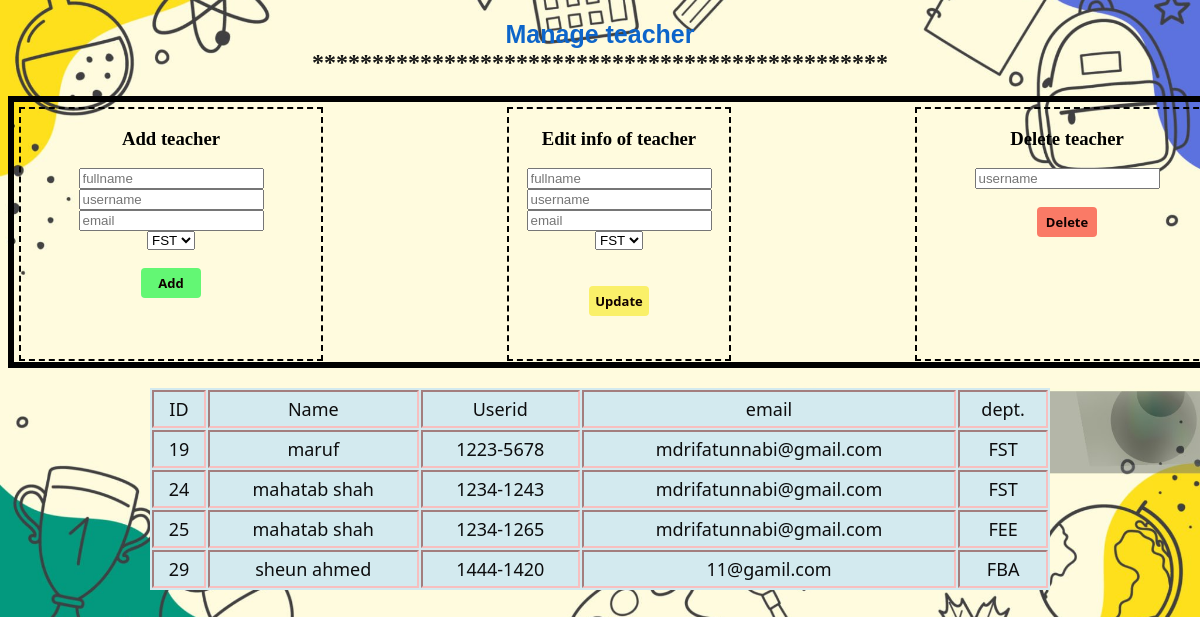
The app's page /admin/php/teacher.php, older data.
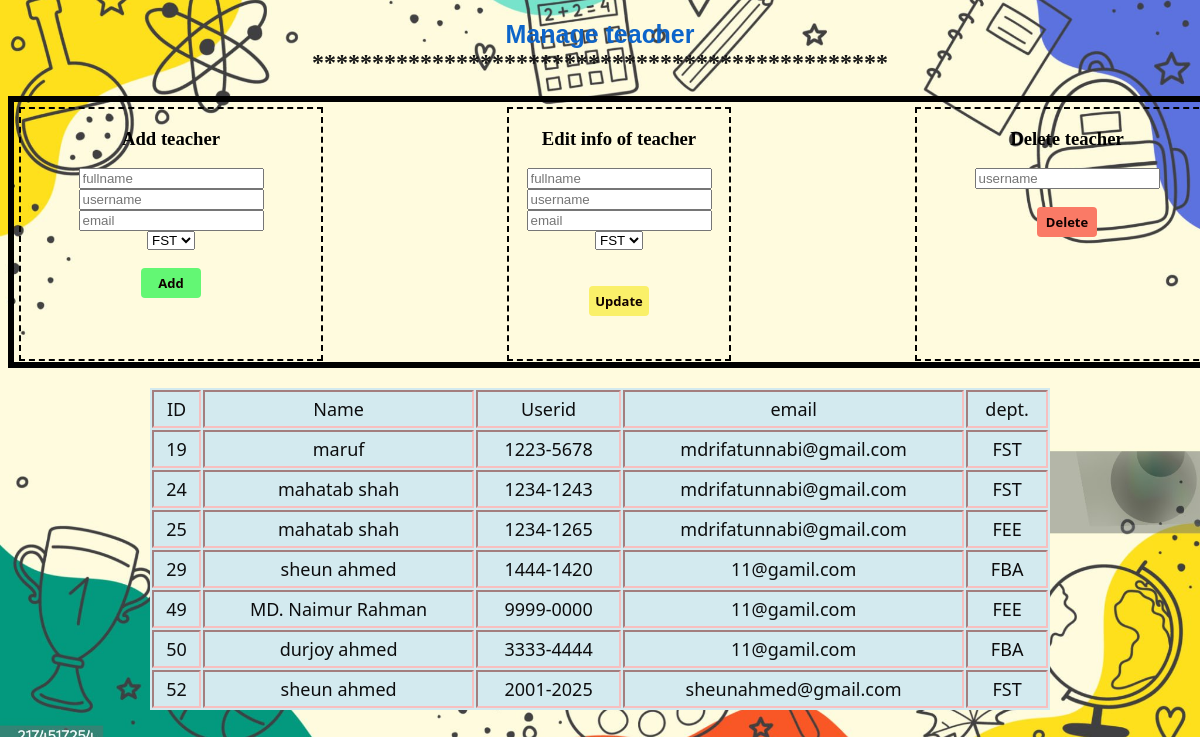
The same page, newer data.
### tables this page shows
CREATE TABLE `registration` (
  `ID` int(120) NOT NULL,
  `fullname` varchar(120) NOT NULL,
  `role` varchar(120) NOT NULL,
  `department` varchar(120) NOT NULL,
  `username` varchar(120) NOT NULL,
  `email` varchar(120) NOT NULL,
  `password` varchar(120) NOT NULL,
  `notification` varchar(2000) NOT NULL
);

### admin/php/teacher.php (the view, shortened to what this page needs)
<?php
include '../../main/DB/DB.php';
$query="SELECT  ID,fullname,username,department,email FROM registration WHERE role='Teacher'";
$result=$conn->query($query);
?>
<!DOCTYPE html>
<html>
    <head>
        <link rel="stylesheet"  href="../css/aiub.css">
    </head>
    <body>
        <center>
          <h2>
             <label  style="color: rgb(13, 101, 202); font-family:Arial, Helvetica, sans-serif;  font-size: 25px;"> Manage teacher</label><br>
             <label  style="color: rgb(22, 22, 22); ">************************************************</label>
          </h2>
     <div id="div1">
            <form method ="post">
            <div style="border:2px dashed black;width:300px;height:250px;">
             <h3>Add teacher</h3>
                <input type="text"  name="fullname"placeholder="fullname" ><br>
                <input type="text" name="username" placeholder="username"><br>
                 <input type="email" name="email" placeholder="email" ><br>
                 <select id="department" name="department">
                <option value="FST">FST</option>
              </select>
              <br><br>
               <button type ="submit" name="add" style="width:60px;height:30px;padding:1px;font-size:13px;border-radius:4px; background-color:rgb(99,247,116);">Add</button>  <br>
                </div>
                </form>
                 <form method="post">
                    <div style="border:2px dashed black;width:220px;height:250px;">
                     <h3>Edit info of teacher</h3>
                      <input type="text"  name="fullname"placeholder="fullname" ><br>
                      <input type="text" name="username" placeholder="username"><br>
                      <input type="email" name="email" placeholder="email" ><br>
                       <select id="department" name="department">
                         <option value="FST">FST</option>
                      </select></br>
                      <br><br>
                  <button type ="submit" name="edit" style="width:60px;height:30px;padding:1px;font-size:13px;border-radius:4px; background-color:rgb(250,240,105);">Update</button> <br>
                </div>
                </form>
               <form method ="post">
                <div style="border:2px dashed black;width:300px;height:250px;">
                  <h3>Delete teacher</h3>
                     <input type="text" name="username" placeholder="username"><br><br>
                <button type ="submit" name="delete" style="width:60px;height:30px;padding:1px;font-size:13px;border-radius:4px; background-color:rgb(250,122,102);">Delete</button> <br>
                </div>
             </form>
    </div>
            <form  method="post">
          <div>
            <table  class="table" style="font-size:18px;">
                <tr class="tablerow">
                    <td class="tableheading">ID</td>
                    <td class="tableheading">Name</td>
                    <td class="tableheading">Userid</td>
                    <td class="tableheading">email</td>
                    <td class="tableheading">dept.</td>
                </tr>
             <?php
                if($result && $result->num_rows>0)
                {
                    while($row=$result->fetch_assoc())
                    {
                        echo "<tr class='tablerow'>";
                        echo "<td class='tableheading'>".$row['ID']."</td>";
                        echo "<td class='tableheading'>".$row['fullname']."</td>";
                        echo "<td class='tableheading'>".$row['username']."</td>";
                        echo "<td class='tableheading'>".$row['email']."</td>";
                        echo "<td class='tableheading'>".$row['department']."</td>";
                        echo "</tr>";
                    }
                }
                   else
                    {
                        echo "<tr><td colspan='4'> NO teachers found</td></tr>";
                    }
             ?>
             </div>
         </form>
        </center>
    </body>
</html>

Row changes from the older to the newer data that the page shows:
added registration: ID "49", fullname "MD. Naimur Rahman", username "9999-0000", email "11@gamil.com", department "FEE"
added registration: ID "50", fullname "durjoy ahmed", username "3333-4444", email "11@gamil.com", department "FBA"
added registration: ID "52", fullname "sheun ahmed", username "2001-2025", email "sheunahmed@gmail.com", department "FST"
